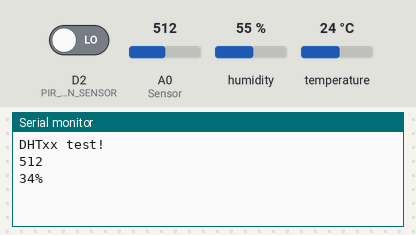
Recording of a sketch running on a simulated ESP8266 (NodeMCU). On the bench: the last lines printed to the serial monitor. The inputs (shaded band) are chosen by the test bench; at power-on: A0 (Sensor) = 512, D2 (PIR_MOTION_SENSOR) LOW, humidity 55 %, temperature 24 °C. WiFi joins after 1.5 s; servers stay silent unless stated.

Above: at 3.0 s.
3.1 s: A0 (Sensor) set to 602
At 3.9 s:
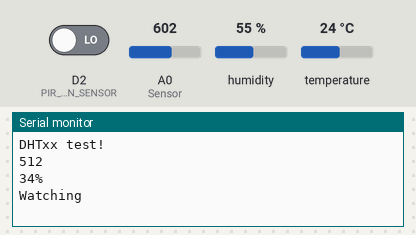
6.8 s: A0 (Sensor) set to 626
At 8.0 s:
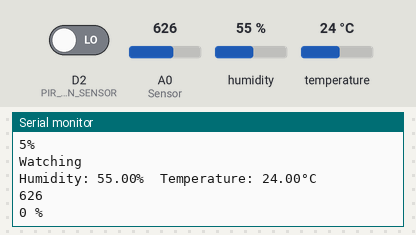
Timing chart, 0 to 9.8 s (numbered marks = the images above; inputs shaded):
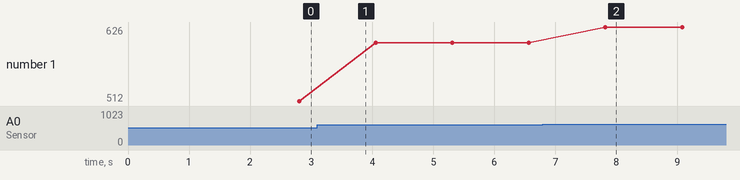

The sketch:

6306022610024-blynk.ino.ino
```cpp
#define BLYNK_TEMPLATE_ID "TMPL12sjAv7o"
#define BLYNK_DEVICE_NAME "DHT22"
#define BLYNK_AUTH_TOKEN "fGJoQ5D2H_qCEuZgUIuYKAE383WAJ9AY"
#define PIR_MOTION_SENSOR D2//Use pin 2 to receive the signal from the module
#include "DHT.h"
#define DHTPIN D4     // Digital pin connected to the DHT sensor
#define DHTTYPE DHT22   // DHT 22  (AM2302), AM2321

DHT dht(DHTPIN, DHTTYPE);
const int AirValue = 620;   //you need to replace this value with Value_1
const int WaterValue = 310;  //you need to replace this value with Value_2
int soilMoistureValue = 0;
int soilmoisturepercent = 0;

#define BLYNK_PRINT Serial

#include <ESP8266WiFi.h>
#include <BlynkSimpleEsp8266.h>
char auth[] = BLYNK_AUTH_TOKEN;

char ssid[] = "B4_03";
char pass[] = "Appletv403";
BlynkTimer timer;


void sendSensor() {
soilMoistureValue = analogRead(A0);  //put Sensor insert into soil
Serial.println(soilMoistureValue);
soilmoisturepercent = map(soilMoistureValue, AirValue, WaterValue, 0, 100);
if(soilmoisturepercent >= 100)
{
  Blynk.virtualWrite(V2, 100);
  Serial.println("100 %");
}
else if(soilmoisturepercent <=0)
{
  Blynk.virtualWrite(V2, 0);
  Serial.println("0 %");
}
else if(soilmoisturepercent >0 && soilmoisturepercent < 100)
{
  Blynk.virtualWrite(V2, soilmoisturepercent);
  Serial.print(soilmoisturepercent);
  Serial.println("%");

}
  delay(250);

if(digitalRead(PIR_MOTION_SENSOR)){//if it detects the moving people?
        Serial.println("Hi,people is coming");
        Blynk.virtualWrite(V3, "Hi, people is coming");
        Blynk.virtualWrite(V4, 100);
}
    else{
        Serial.println("Watching");
        Blynk.virtualWrite(V3, "Watching");
        Blynk.virtualWrite(V4, 0);
    }
 delay(1000);

  float h = dht.readHumidity();
  float t = dht.readTemperature();

  if (isnan(h) || isnan(t)) {
    Serial.println(F("Failed to read from DHT sensor!"));
    return;
  }
  float hif = dht.computeHeatIndex(h);
  float hic = dht.computeHeatIndex(t, h, false);

  Serial.print(F("Humidity: "));
  Serial.print(h);
  Serial.print(F("%  Temperature: "));
  Serial.print(t);
  Serial.println(F("°C "));
  Blynk.virtualWrite(V1, h);
  Blynk.virtualWrite(V4, t);
}


void setup() {
  Serial.begin(9600); // open serial port, set the baud rate to 9600 bps
  Serial.println(F("DHTxx test!"));
  dht.begin();
  pinMode(PIR_MOTION_SENSOR, INPUT);
  Blynk.begin(auth, ssid, pass);
  timer.setInterval(1000L, sendSensor);
}


void loop()
{
  Blynk.run();
  timer.run();

}
```

Measured:
- the behaviour switches between 615 and 616 on A0 (Sensor) (found by bisection; images 1 and 2)
- after the input at 6.8 s, the serial monitor: prints a new line after 1.0 s (image 2)
- plotted number 1: 512 → 602 after the input at 3.1 s, 602 → 626 after the input at 6.8 s
